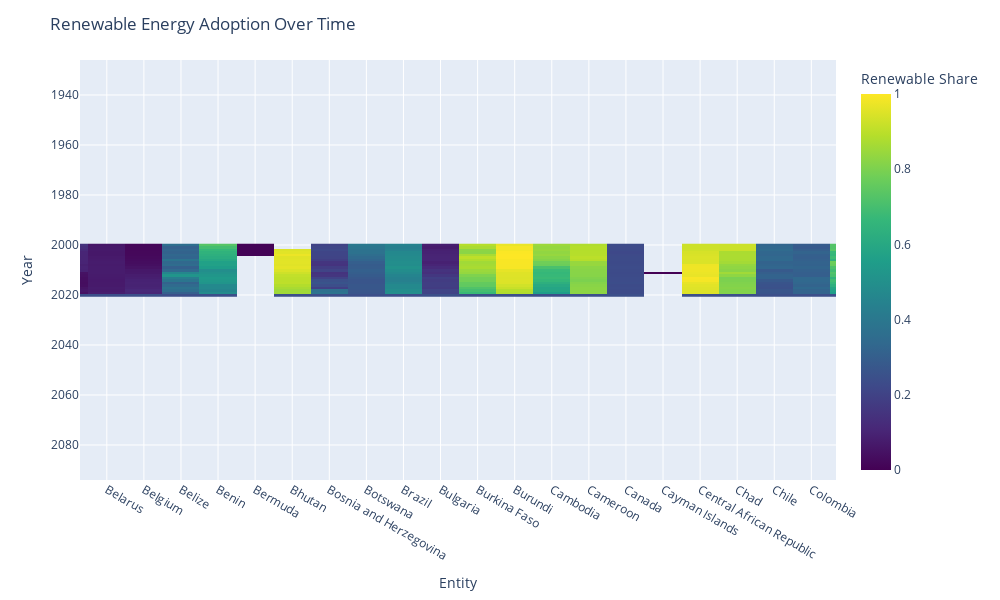

The notebook cell this image was saved under:
### Code cell
renewables_pivot = df.pivot(index="Year", columns="Entity", values="Renewable_Share")
fig = px.imshow(renewables_pivot,
                labels=dict(x="Entity", y="Year", color="Renewable Share"),
                x=renewables_pivot.columns,
                y=renewables_pivot.index,
                color_continuous_scale="viridis")

fig.update_layout(title="Renewable Energy Adoption Over Time", width=1000, height=600)
fig.show()

### Figure 1 — Plotly figure (JSON) as saved in the notebook; plotly's stock layout.template omitted (floating-point values rounded to 4 significant figures; data arrays with more than 128 entries replaced by an {"elided": "..."} marker saying what was removed)
{"data": [{"coloraxis": "coloraxis", "hovertemplate": "Entity: %{x}<br>Year: %{y}<br>Renewable Share: %{z}<extra></extra>", "name": "0", "type": "heatmap", "x": {"elided": "163 str values"}, "xaxis": "x", "y": [2000, 2001, 2002, 2003, 2004, 2005, 2006, 2007, 2008, 2009, 2010, 2011, 2012, 2013, 2014, 2015, 2016, 2017, 2018, 2019, 2020], "yaxis": "y", "z": {"elided": "21x163 float values"}}], "layout": {"coloraxis": {"colorbar": {"title": {"text": "Renewable Share"}}, "colorscale": [[0, "#440154"], [0.1111, "#482878"], [0.2222, "#3e4989"], [0.3333, "#31688e"], [0.4444, "#26828e"], [0.5556, "#1f9e89"], [0.6667, "#35b779"], [0.7778, "#6ece58"], [0.8889, "#b5de2b"], [1, "#fde725"]]}, "height": 600, "margin": {"t": 60}, "title": {"text": "Renewable Energy Adoption Over Time"}, "width": 1000, "xaxis": {"anchor": "y", "autorange": false, "constrain": "domain", "domain": [0, 1], "range": [13.28, 33.66], "scaleanchor": "y", "title": {"text": "Entity"}, "type": "category"}, "yaxis": {"anchor": "x", "autorange": false, "constrain": "domain", "domain": [0, 1], "range": [2094, 1926], "title": {"text": "Year"}, "type": "linear"}}}
